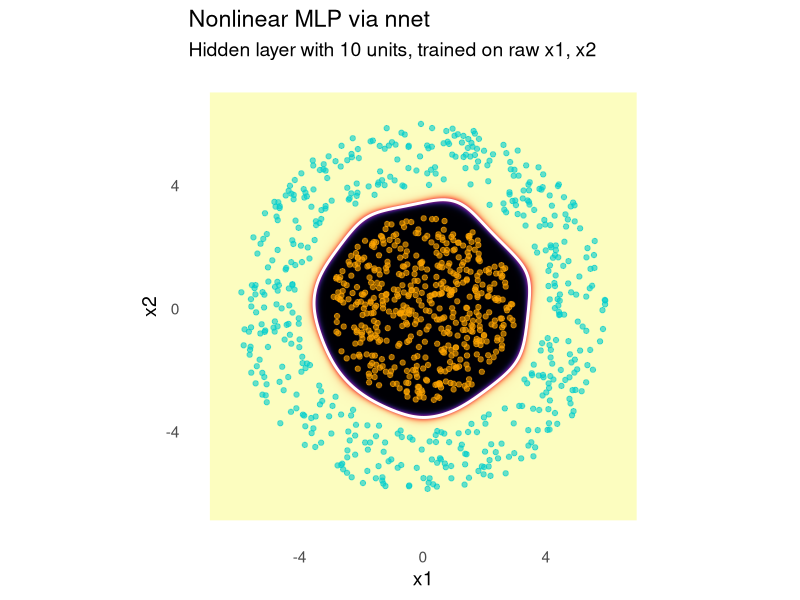

Recreate this plot in R.
# install.packages(c("nnet", "ggplot2", "viridis"))  # if needed
library(nnet)
library(ggplot2)
library(viridis)

set.seed(42)

# 1. Simulate two rings for a strongly nonlinear boundary
n_per <- 500
theta <- runif(2 * n_per, 0, 2 * pi)
r_inner <- sqrt(runif(n_per, 0, 3^2))
r_outer <- sqrt(runif(n_per, 4^2, 6^2))
r <- c(r_inner, r_outer)
x1 <- r * cos(theta)
x2 <- r * sin(theta)
y <- factor(rep(c(0, 1), each = n_per))

df <- data.frame(x1 = x1, x2 = x2, y = y)

# 2. Fit neural network on raw features with one hidden layer
# Use class.ind to encode target for nnet
X <- as.matrix(df[, c("x1", "x2")])
Y <- class.ind(df$y)  # one-hot encoding (2 columns)

nn_mod <- nnet(
  x = X,
  y = Y,
  size = 10,            # 10 hidden units (can adjust)
  softmax = TRUE,       # for classification
  maxit = 300,
  decay = 1e-4,
  trace = FALSE
)

# 3. Create a fine grid
x1_seq <- seq(min(df$x1) - 1, max(df$x1) + 1, length.out = 300)
x2_seq <- seq(min(df$x2) - 1, max(df$x2) + 1, length.out = 300)
grid <- expand.grid(x1 = x1_seq, x2 = x2_seq)
grid_matrix <- as.matrix(grid)

# 4. Predict probabilities on the grid
grid$prob <- as.vector(predict(nn_mod, grid_matrix)[, 2])  # P(y = 1)

# 5. Plot
ggplot() +
  geom_raster(data = grid, aes(x = x1, y = x2, fill = prob), interpolate = TRUE) +
  geom_contour(data = grid, aes(x = x1, y = x2, z = prob),
               breaks = 0.5, color = "white", size = 1) +
  geom_point(data = df, aes(x = x1, y = x2, color = y), size = 1.5, alpha = 0.6) +
  scale_fill_viridis(name = "P(y = 1)", option = "magma") +
  scale_color_manual(values = c("orange", "cyan3")) +
  coord_equal() +
  theme_minimal(base_size = 14) +
  labs(
    title = "Nonlinear MLP via nnet",
    subtitle = "Hidden layer with 10 units, trained on raw x1, x2",
    x = "x1", y = "x2"
  ) +
  theme(panel.grid = element_blank(),
        legend.position = "none")
